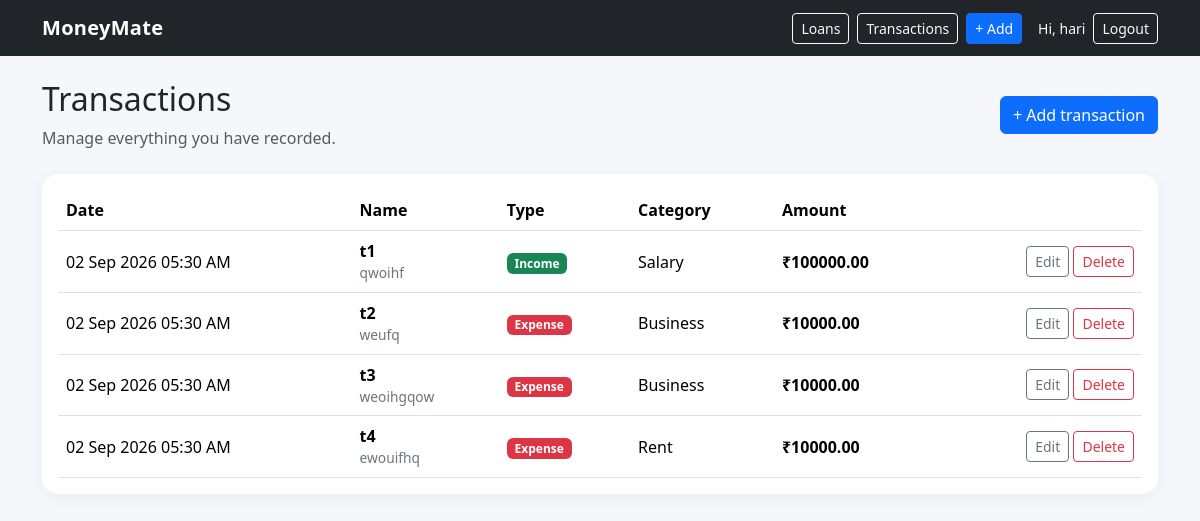
Before: /transactions/ (signed in) with the older database file.
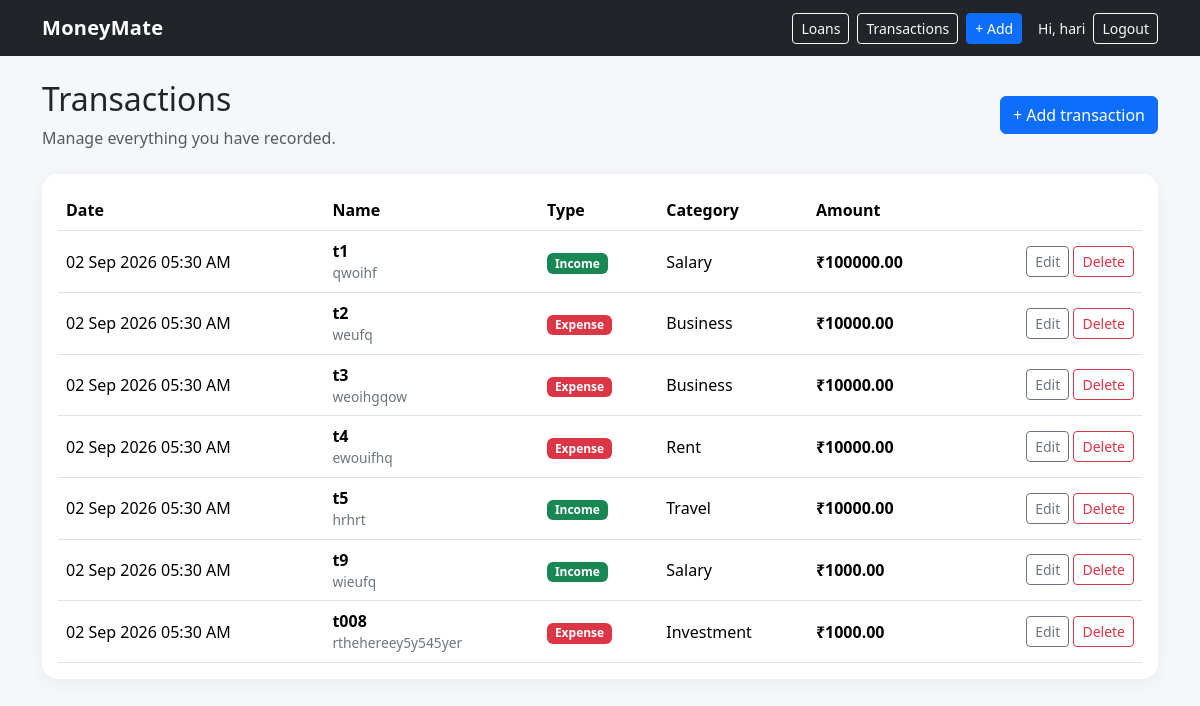
After: the same page with the newer database file.
### finance/models.py (models this page shows, shortened)
class Transaction(models.Model):
    INCOME = "income"
    EXPENSE = "expense"
    TYPE_CHOICES = [
        (INCOME, "Income"),
        (EXPENSE, "Expense"),
    ]
    INCOME_CATEGORY_CHOICES = [
            ("salary", "Salary"),
            ("freelance", "Freelance"),
            ("business", "Business"),
        ]
    EXPENSE_CATEGORY_CHOICES = [
        ("investment", "Investment"),
        ("food", "Food"),
        ("transport", "Transport"),
        ("shopping", "Shopping"),
        ("rent", "Rent"),
        ("utilities", "Utilities"),
        ("health", "Health"),
        ("education", "Education"),
        ("entertainment", "Entertainment"),
        ("subscriptions", "Subscriptions"),
        ("bills", "Bills"),
        ("travel", "Travel"),
        ("family", "Family"),
        ("other", "Other"),
    ]
    CATEGORY_CHOICES = [
        ("salary", "Salary"),
        ("freelance", "Freelance"),
        ("business", "Business"),
        ("investment", "Investment"),
        ("food", "Food"),
        ("transport", "Transport"),
        ("shopping", "Shopping"),
        ("rent", "Rent"),
        ("utilities", "Utilities"),
        ("health", "Health"),
        ("education", "Education"),
        ("entertainment", "Entertainment"),
        ("subscriptions", "Subscriptions"),
        ("bills", "Bills"),
        ("travel", "Travel"),
        ("family", "Family"),
        ("other", "Other"),
    ]
    id = models.UUIDField(primary_key=True, default=uuid.uuid4, editable=False)
    user = models.ForeignKey(User, on_delete=models.CASCADE, related_name="transactions")
    name = models.CharField(max_length=120)
    description = models.TextField(blank=True)
    type = models.CharField(max_length=10, choices=TYPE_CHOICES)
    category = models.CharField(max_length=30, choices=CATEGORY_CHOICES)
    amount = models.DecimalField(max_digits=12, decimal_places=2)
    date = models.DateTimeField(default=timezone.now)
    class Meta:
        ordering = ["-date", "-id"]

### finance/views.py (the view)
# urls.py: path("transactions/", views.transactions, name="transactions"),
@login_required
def transactions(request):
    qs = Transaction.objects.filter(user=request.user).order_by("-date")
    return render(request, "finance/transactions.html", {"transactions": qs})

### templates/finance/transactions.html (shortened to what this page needs)
{% extends "base.html" %}
{% block content %}
<div>
    <div class="d-flex justify-content-between align-items-center mb-4">
        <div>
            <h2>Transactions</h2>
            <p class="text-muted mb-0">Manage everything you have recorded.</p>
        </div>
        <a class="btn btn-primary" href="{% url 'add_transaction' %}">+ Add transaction</a>
    </div>
    <div class="card p-3">
        <div class="table-responsive">
            <table class="table table-hover align-middle mb-0">
                <thead>
                    <tr>
                        <th>Date</th>
                        <th>Name</th>
                        <th>Type</th>
                        <th>Category</th>
                        <th>Amount</th>
                        <th></th>
                    </tr>
                </thead>
                <tbody>
                    {% for t in transactions %}
                    <tr>
                        <td>{{ t.date|date:"d M Y" }} {{ t.date|date:"h:i A" }}</td>
                        <td><strong>{{ t.name }}</strong>
                            <div class="small-muted">{{ t.description|truncatechars:40 }}</div>
                        </td>
                        <td>
                            <span
                                class="badge {% if t.type == 'income' %}text-bg-success{% else %}text-bg-danger{% endif %}">
                                {{t.get_type_display }}
                            </span>
                        </td>
                        <td>{{ t.get_category_display }}</td>
                        <td class="fw-semibold">₹{{ t.amount|floatformat:2 }}</td>
                        <td class="text-end">
                            <a class="btn btn-sm btn-outline-secondary"
                                href="{% url 'edit_transaction' t.id %}">Edit</a>
                            <a class="btn btn-sm btn-outline-danger"
                                href="{% url 'delete_transaction' t.id %}">Delete</a>
                        </td>
                    </tr>
                    {% empty %}
                    <tr>
                        <td colspan="6" class="text-center py-5 text-muted">No transactions yet.</td>
                    </tr>
                    {% endfor %}
                </tbody>
            </table>
        </div>
    </div>
</div>
{% endblock %}

Changed rows visible on the page:
added Transaction: date "02 Sep 2026", date "05:30 AM", name "t5", description "hrhrt", type "Income", category "Travel", amount "10000.00"
added Transaction: date "02 Sep 2026", date "05:30 AM", name "t9", description "wieufq", type "Income", category "Salary", amount "1000.00"
added Transaction: date "02 Sep 2026", date "05:30 AM", name "t008", description "rthehereey5y545yer", type "Expense", category "Investment", amount "1000.00"
